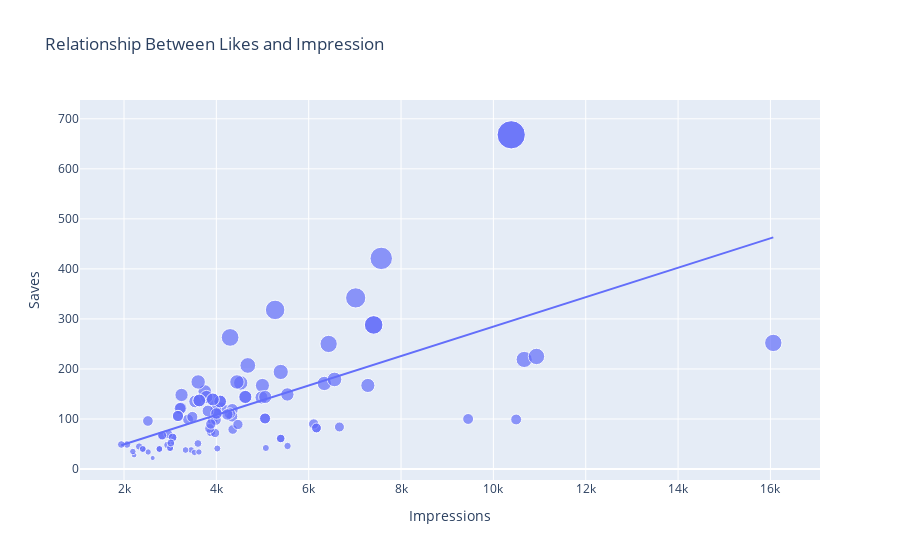

The notebook cell this image was saved under:
### Code cell
figure = px.scatter(data_frame=data, x='Impressions', y='Saves', size='Saves', trendline='ols', title='Relationship Between Likes and Impression')
figure.show()
